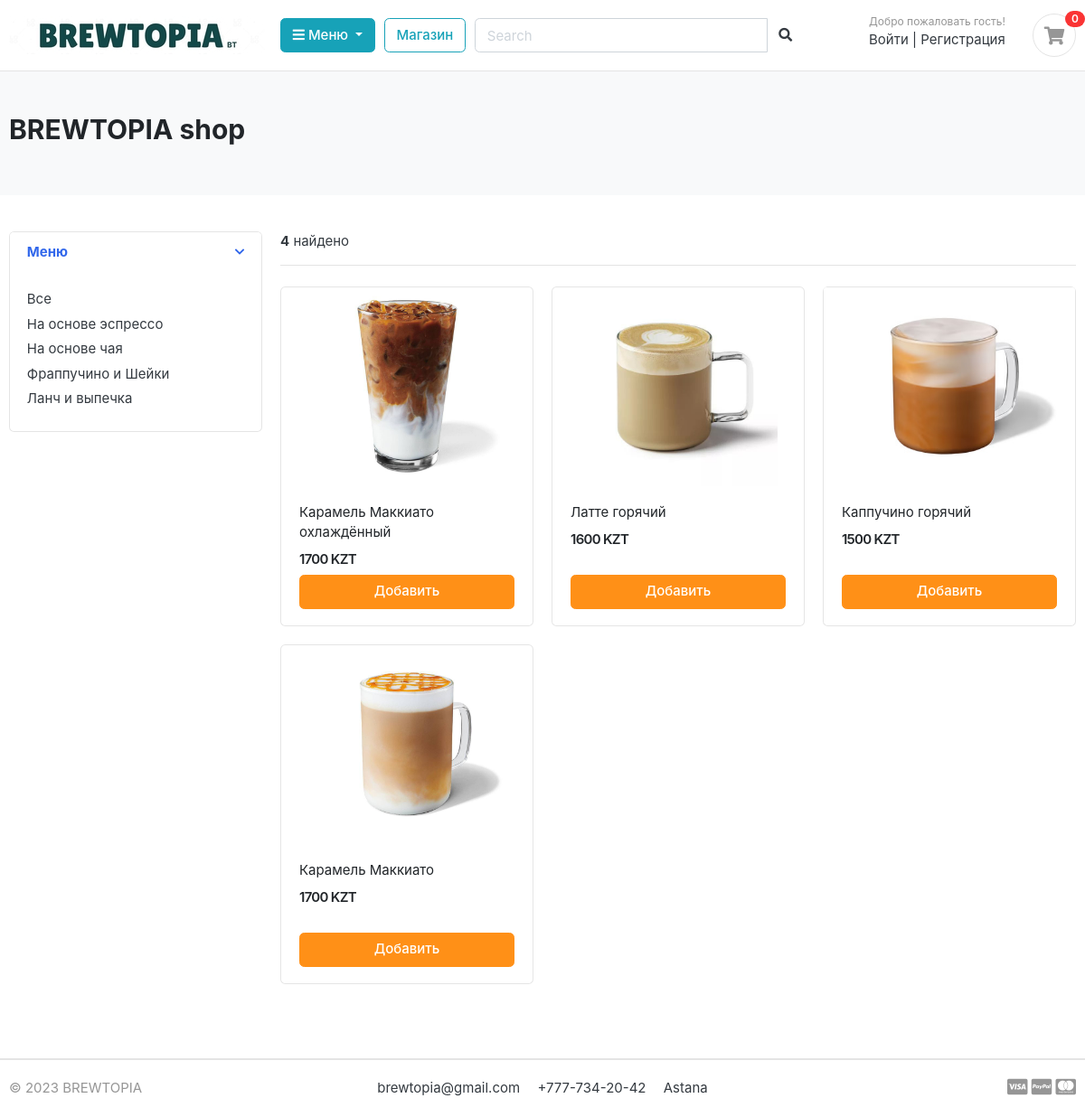
The app's page /shop/category/na-osnove-espresso/ with its own data.
### category/models.py (models this page shows, shortened)
class Category(models.Model):
    category_name = models.CharField(max_length=50, unique=True)
    slug = models.SlugField(max_length=100, unique=True)
    category_image = models.ImageField(upload_to='photos/categories', blank=True)
    class Meta:
        verbose_name = 'category'
        verbose_name_plural = 'categories'
    def get_url(self):
        return reverse('products_by_category', args=[self.slug])

### shop/models.py (models this page shows, shortened)
class Product(models.Model):
    product_name    = models.CharField(max_length=200,unique=True)
    slug            = models.SlugField(max_length=200,unique=True)
    description     = models.TextField(max_length=500,blank=True)
    price           = models.IntegerField()
    images          = models.ImageField(upload_to='photos/products')
    stock           = models.IntegerField()
    in_stock    = models.BooleanField(default=True)
    category        = models.ForeignKey(Category, on_delete=models.CASCADE)
    created_date    = models.DateTimeField(auto_now=True)
    modified_date   = models.DateTimeField(auto_now=True)
    def get_url(self):
        return reverse('product_info',args=[self.category.slug, self.slug])

### shop/views.py (the view)
# urls.py: path('shop/', include('shop.urls')),
def shop(request, category_slug=None):
    categories = None
    products = None
    if category_slug != None:
        categories = get_object_or_404(Category, slug = category_slug)
        products = Product.objects.filter(category=categories, in_stock=True)
        paginator = Paginator(products, 9)
        page = request.GET.get('page')
        paged_products = paginator.get_page(page)
        product_count = products.count()
    else:
        products = Product.objects.all().filter(in_stock=True).order_by('id')
        paginator = Paginator(products, 9)
        page = request.GET.get('page')
        paged_products = paginator.get_page(page)
        product_count = products.count()
    context = {
        'products':paged_products,
        'product_count':product_count,
    }
    return render(request, 'shop/shop.html', context)

### category/context_processors.py (called while the page is built)
def menu_links(request):
    links = Category.objects.all()
    return dict(links=links)

### orders/context_processors.py (called while the page is built)
def counter(request):
    order_count = 0
    if 'admin' in request.path:
        return {}
    else:
        try:
            order = Order.objects.filter(order_id=_order_id(request))
            if request.user.is_authenticated:
                order_items = OrderItem.objects.all().filter(user=request.user)
            else:
                order_items = OrderItem.objects.all().filter(order=order[:1])
            for order_item in order_items:
                order_count += order_item.quantity
        except Order.DoesNotExist:
            order_count = 0
    return dict(order_count=order_count)

### orders/views.py (called while the page is built)
def _order_id(request):
    order = request.session.session_key
    if not order:
        order = request.session.create()
    return order

### users/templates/shop/shop.html (shortened to what this page needs)
{% extends 'users/base.html' %}
{% load static %}
{% block content %}
<section class="section-pagetop bg">
    <div class="container">
        <h2 class="title-page">BREWTOPIA shop</h2>
    </div>
</section>
<section class="section-content padding-y">
    <div class="container">
    <div class="row">
        <aside class="col-md-3">
    <div class="card">
        <article class="filter-group">
            <header class="card-header">
                <a href="#" data-toggle="collapse" data-target="#collapse_1" aria-expanded="true" class="">
                    <i class="icon-control fa fa-chevron-down"></i>
                    <h6 class="title">Меню
                    </h6>
                </a>
            </header>
            <div class="filter-content collapse show" id="collapse_1" style="">
                <div class="card-body">
                    <ul class="list-menu">
                        <li><a href="{% url 'shop' %}">Все </a></li>
                    {% for category in links %}
                     <li><a href="{{ category.get_url }}">{{ category.category_name }} </a></li>
                    {% endfor %}
                    </ul>
                </div>
            </div>
        </article>
    </div>
        </aside>
        <main class="col-md-9">
    <header class="border-bottom mb-4 pb-3">
            <div class="form-inline">
                <span class="mr-md-auto"><b>{{ product_count }}</b> найдено </span>
            </div>
    </header>
    <div class="row">
        {% for product in products %}
        <div class="col-md-4">
            <figure class="card card-product-grid">
                <div class="img-wrap">
                <a href="{{ product.get_url }}"><img src="{{ product.images.url }}"></a>
                </div>
                <figcaption class="info-wrap">
                    <div class="fix-height">
                        <a href="{{ product.get_url }}" class="title">{{ product.product_name }}</a>
                        <div class="price-wrap mt-2">
                            <span class="price">{{ product.price }} KZT</span>
                        </div>
                    </div>
                    <a href="#" class="btn btn-block btn-warning">Добавить </a>
                </figcaption>
            </figure>
        </div>
        {% endfor %}
    </div>
        </main>
    </div>
    </div>
    </section>
{% endblock %}

### users/static/users/css/ui.css (style rules this page uses)
html { font-family: "Inter", sans-serif; font-size: 15px; }
.img-wrap { text-align: center; display: block; }
.img-wrap img { max-width: 100%; }
.price-wrap { letter-spacing: -0.7px; }
.padding-y { padding-top: 40px; padding-bottom: 40px; }
figure { margin-bottom: 0; }
article:after, .form-group:after { display: block; clear: both; content: ""; }
.bg { background-color: #f8f9fa; }
.title-page { color: #212529; }
[class*=list-] li:after { visibility: hidden; display: block; content: ""; overflow: hidden; height: 0; clear: both; }
.list-menu { list-style: none; margin: 0; padding-left: 0; }
.list-menu li { margin-bottom: 5px; }
.list-menu a { color: #343a40; }
[class*=card-product] a.title { color: #212529; display: block; }
[class*=card-product] .img-wrap { overflow: hidden; position: relative; }
[class*=card-product] .img-wrap img { height: 100%; max-width: 100%; width: auto; display: inline-block; -o-object-fit: cover; object-fit: cover; }
.card-product-grid { margin-bottom: 20px; }
.card-product-grid .img-wrap { border-radius: 0.2rem 0.2rem 0 0; height: 220px; }
.card-product-grid .info-wrap { overflow: hidden; padding: 18px 20px; }
.card-product-grid .fix-height { height: 80px; overflow: hidden; }
.card .img-wrap { overflow: hidden; }
.price { font-weight: 600; color: #212529; }
.icon-control { margin-top: 5px; float: right; font-size: 80%; }
.card-header .title { margin-bottom: 0; line-height: 1.5; }
.filter-group { border-bottom: 1px solid #e4e4e4; }
.filter-group .card-header { border-bottom: 0; }
.filter-group:last-child { border-bottom: 0; }
.section-pagetop { padding: 45px 0; }

### records on screen
Category: category_name "На основе эспрессо"
Category: category_name "На основе чая"
Category: category_name "Фраппучино и Шейки"
Category: category_name "Ланч и выпечка"
Product: images (picture), product_name "Карамель Маккиато охлаждённый", price "1700"
Product: images (picture), product_name "Латте горячий", price "1600"
Product: images (picture), product_name "Каппучино горячий", price "1500"
Product: images (picture), product_name "Карамель Маккиато", price "1700"

### other values on screen
{{ order_count }} "0"
{{ product_count }} "4"
